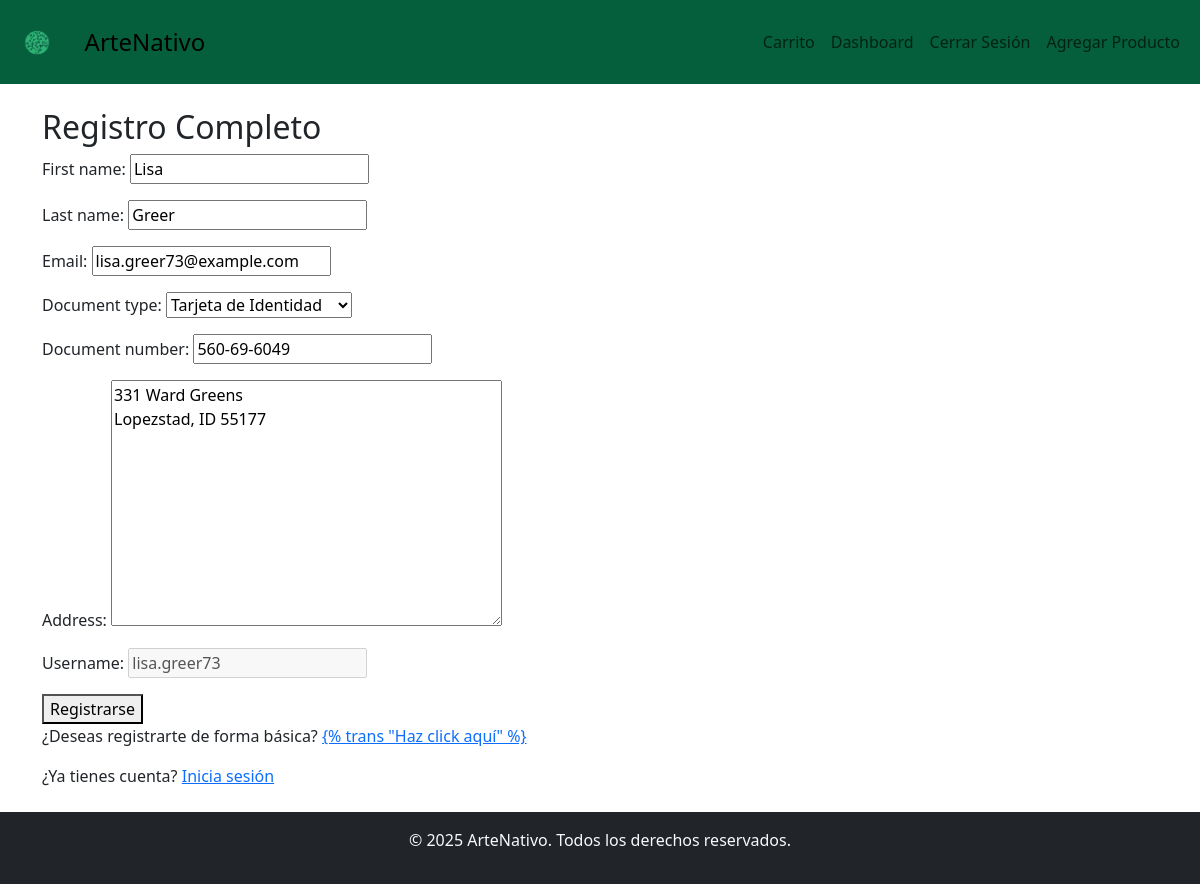
Screenshot of /users/register/full/ (signed in) with the database file from the repository.
### users/models.py (models this page shows, shortened)
class User(AbstractUser):
    ADMIN = "admin"
    CUSTOMER = "customer"
    ROLE_CHOICES = [
        (ADMIN, "Administrador"),
        (CUSTOMER, "Cliente"),
    ]
    role = models.CharField(
        max_length=10, choices=ROLE_CHOICES, default=CUSTOMER)
    address = models.TextField(blank=True, null=True)
    document_type = models.CharField(max_length=3, choices=[
        ('CC', 'Cédula de Ciudadanía'),
        ('TI', 'Tarjeta de Identidad'),
        ('CE', 'Cédula de Extranjería'),
        ('PP', 'Pasaporte'),
    ], blank=True, null=True)
    document_number = models.CharField(max_length=20, blank=True, null=True)
    class Meta:
        verbose_name = "Usuario"
        verbose_name_plural = "Usuarios"

### users/views.py (the view)
# urls.py: path('register/full/', full_register, name='full_register'),
@login_required
def full_register(request):
    user = request.user
    if request.method == 'POST':
        form = FullRegistrationForm(
            request.POST, instance=user)
        if form.is_valid():
            form.save()
            return redirect('dashboard')
    else:
        form = FullRegistrationForm(instance=user)
    return render(request, 'users/full_register.html', {'form': form})

### users/forms.py
class FullRegistrationForm(forms.ModelForm):
    email = forms.EmailField(required=True)
    class Meta:
        model = User
        fields = ['first_name', 'last_name', 'email',
                  'document_type', 'document_number', 'address']
    def __init__(self, *args, **kwargs):
        super().__init__(*args, **kwargs)
        if self.instance:
            self.fields['username'] = forms.CharField(
                initial=self.instance.username, disabled=True
            )

### users/templates/users/full_register.html (shortened to what this page needs)
{% extends 'base.html' %}
{% load static %}
{% block content %}
{% load i18n %}
<!DOCTYPE html>
<html lang="es">
<head>
</head>
<body>
  <h2>{% trans "Registro Completo" %}</h2>
  <form method="post">
    {{ form.as_p }}
    <button type="submit">{% trans "Registrarse" %}</button>
  </form>
  <p>{% trans "¿Deseas registrarte de forma básica?" %} <a href="{% url 'basic_register' %}">{% trans "Haz click aquí"
      %}</a></p>
  <p>{% trans "¿Ya tienes cuenta?" %} <a href="{% url 'login' %}">{% trans "Inicia sesión" %}</a></p>
</body>
</html>
{% endblock %}

### rows the page displays
User: first_name "Lisa", last_name "Greer", email "lisa.greer73@example.com", document_type "Tarjeta de Identidad", document_number "560-69-6049", address "331 Ward Greens Lopezstad, ID 55177", username "lisa.greer73"
